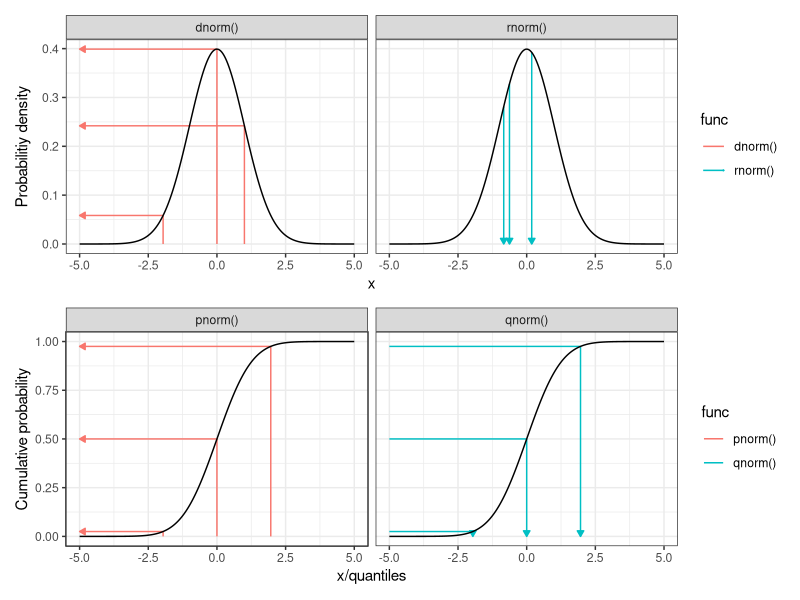

The R script that drew this image:
## ---- chunk 1
knitr::opts_chunk$set(echo       = TRUE,
                      message    = FALSE,
                      warning    = FALSE,
                      fig.align  = 'center',
                      dev        = 'ragg_png')
## ---- chunk 2
library(tidyverse)
library(patchwork)

x <- seq(-5, 5, by = 0.01)
mu <- 0
sd <- 1

normal_dists <- 
  list(
    `dnorm()` = ~ dnorm(., mu, sd),
    `rnorm()` = ~ dnorm(., mu, sd),
    `pnorm()` = ~ pnorm(., mu, sd),
    `qnorm()` = ~ pnorm(., mu, sd)
    )

df <- tibble(x, mu, sd) %>%
  mutate_at(.vars = vars(x), .funs = normal_dists) %>%
  pivot_longer(cols = -c(x, mu, sd), names_to = 'func', values_to = 'prob') %>%
  mutate(distribution = ifelse(
    func == 'pnorm()' | func == 'qnorm()',
    'Cumulative probability', 
    'Probability density')
    )

df_pdf <- df %>%
  filter(distribution == 'Probability density') %>%
  rename(`Probabilitiy density` = prob)

df_cdf <- df %>%
  filter(distribution == 'Cumulative probability') %>%
  rename(`Cumulative probability` = prob)

df_dnorm <- tibble(
  x_start.line_1 = c(-1.96, 0, 1),
  pd_start.line_1 = 0) %>%
  mutate(x_end.line_1 = x_start.line_1,
    pd_end.line_1 = dnorm(x_end.line_1, mu, sd),
    x_start.line_2 = x_end.line_1,
    pd_start.line_2 = pd_end.line_1,
    x_end.line_2 = min(x),
    pd_end.line_2 = pd_start.line_2,
    id = 1:n()) %>%
  pivot_longer(-id) %>%
  separate(name, into = c('source', 'line'), sep = '\\.') %>%
  pivot_wider(id_cols = c(id, line), names_from = source) %>%
  mutate(
    func = 'dnorm()', 
    size = ifelse(line == 'line_1', 0, 0.03)
    )

set.seed(1)
df_rnorm <- tibble(x_start = rnorm(3, mu, sd)) %>%
  mutate(
    pd_start = dnorm(x_start, mu, sd),
    x_end = x_start,
    pd_end = 0,
    func = 'rnorm()'
    )

df_pnorm <- tibble(x_start.line_1 = c(-1.96, 0, 1.96),
  pd_start.line_1 = 0) %>%
  mutate(x_end.line_1 = x_start.line_1,
    pd_end.line_1 = pnorm(x_end.line_1, mu, sd),
    x_start.line_2 = x_end.line_1,
    pd_start.line_2 = pd_end.line_1,
    x_end.line_2 = min(x),
    pd_end.line_2 = pd_start.line_2,
    id = 1:n()) %>%
  pivot_longer(-id) %>%
  separate(name, into = c('source', 'line'), sep = '\\.') %>%
  pivot_wider(id_cols = c(id, line), names_from = source) %>%
  mutate(
    func = 'pnorm()', 
    size = ifelse(line == 'line_1', 0, 0.03)
    )

df_qnorm <- tibble(x_start.line_1 = min(x),
  pd_start.line_1 = c(0.025, 0.5, 0.975)) %>%
  mutate(x_end.line_1 = qnorm(pd_start.line_1),
    pd_end.line_1 = pd_start.line_1,
    x_start.line_2 = x_end.line_1,
    pd_start.line_2 = pd_end.line_1,
    x_end.line_2 = x_end.line_1,
    pd_end.line_2 = 0,
    id = 1:n()) %>%
  pivot_longer(-id) %>%
  separate(name, into = c('source', 'line'), sep = '\\.') %>%
  pivot_wider(id_cols = c(id, line), names_from = source) %>%
  mutate(
    func = 'qnorm()', 
    size = ifelse(line == 'line_1', 0, 0.03)
    )

p_pdf <- df_pdf %>%
  ggplot(aes(x, `Probabilitiy density`, color = func)) +
  geom_segment(data = df_dnorm,
    aes(x_start, pd_start, xend = x_end, yend = pd_end),
    arrow = arrow(length = unit(df_dnorm$size, 'npc'), type = 'closed')) +
  geom_segment(data = df_rnorm,
    aes(x_start, pd_start, xend = x_end, yend = pd_end),
    arrow = arrow(length = unit(0.03, 'npc'), type = 'closed')) +
  geom_line(col = 'black') +
  facet_wrap(~ func, nrow = 1) +
  theme_bw()

p_cdf <- df_cdf %>%
  ggplot(aes(x, `Cumulative probability`, color = func)) +
  geom_segment(data = df_pnorm,
    aes(x_start, pd_start, xend = x_end, yend = pd_end),
    arrow = arrow(length = unit(df_dnorm$size, 'npc'), type = 'closed')) +
  geom_segment(data = df_qnorm,
    aes(x_start, pd_start, xend = x_end, yend = pd_end),
    arrow = arrow(length = unit(df_qnorm$size, 'npc'), type = 'closed')) +
  geom_line(col = 'black') +
  facet_wrap(~ func, nrow = 1) +
  labs(x = 'x/quantiles') +
  theme_bw()

p_pdf + p_cdf + plot_layout(ncol = 1)
